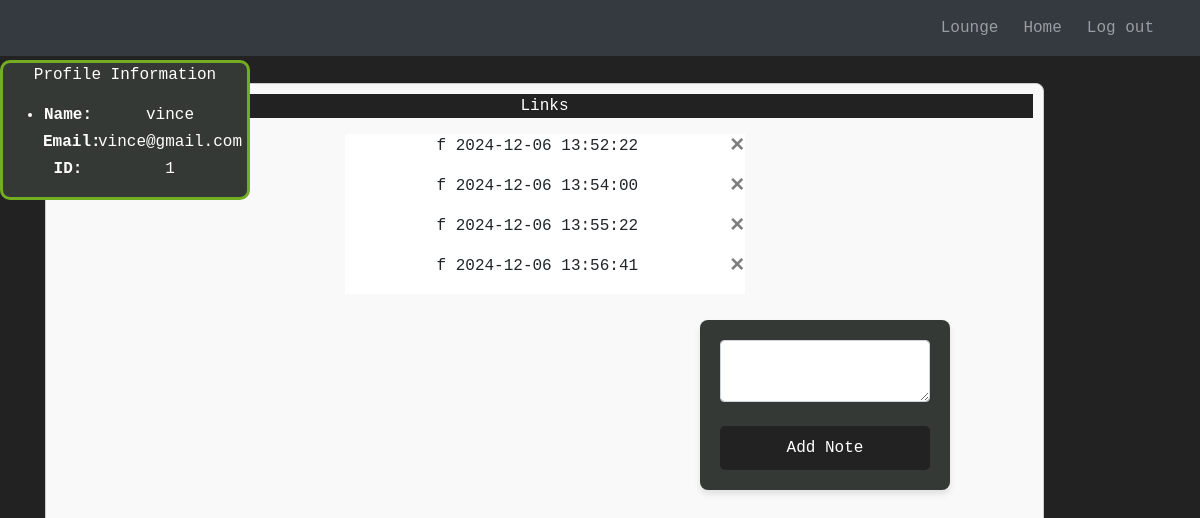
Screenshot of / (signed in) with the database file from the repository.
### website/models.py (models this page shows)
class Note(db.Model):
    id = db.Column(db.Integer, primary_key=True)
    data = db.Column(db.String(10000))
    date = db.Column(db.DateTime(timezone=True), default=func.now())
    user_id = db.Column(db.Integer, db.ForeignKey('user.id'))

class User(db.Model, UserMixin):
    id = db.Column(db.Integer, primary_key=True)
    email = db.Column(db.String(150), unique=True)
    password = db.Column(db.String(150))
    first_name = db.Column(db.String(150))
    notes = db.relationship('Note')
    chats = db.relationship('Chat')

### website/views.py (the view, shortened to what this page needs)
@views.route('/', methods=['GET', 'POST'])
@login_required
def home():
    return render_template("home.html", user=current_user)

### website/__init__.py (called while the page is built)
def create_app():
    app = Flask(__name__)
    app.config['SECRET_KEY'] = 'DSA Group 4'
    app.config['SQLALCHEMY_DATABASE_URI'] = f'sqlite:///{DB_NAME}'
    db.init_app(app)
    from .views import views
    from .auth import auth
    app.register_blueprint(views, url_prefix='/')
    app.register_blueprint(auth, url_prefix='/')
    from .models import User, Note
    with app.app_context():
        db.create_all()
    login_manager = LoginManager()
    login_manager.login_view = 'auth.login'
    login_manager.init_app(app)
    @login_manager.user_loader
    def load_user(id):
        return User.query.get(int(id))
    return app

### website/templates/home.html (shortened to what this page needs)
{% extends "base.html" %}
{% block content %}
<div align="center" class="input-block">
  <p class="links">Links</p>
  <ul class="data-list" id="notes">
    {% for note in user.notes %}
    <li class="data-list">
      {{ note.data }}
      {{ note.date }}
      <button type="button" class="close" onClick="deleteNote({{ note.id }})">
        <span aria-hidden="true">&times;</span>
      </button>
    </li>
    {% endfor %}
  </ul>
</div>
<div align="center" class="link-container">
  <div class="profile">
    <p align="center" class="profile-title">Profile Information</p>
    <ul align="center" class="list-group list-group-flush" id="users">
      <li class="profile-table">
        <div class="profile-row">
          <div class="profile-label">Name:</div>
          <div class="profile-data">{{ user.first_name }}</div>
        </div>
        <div class="profile-row">
          <div class="profile-label">Email:</div>
          <div class="profile-data">{{ user.email }}</div>
        </div>
        <div class="profile-row">
          <div class="profile-label">ID:</div>
          <div class="profile-data">{{ user.id }}</div>
        </div>
      </li>
    </ul>
  </div>
</div>
<div class="button-block">
  <form method="POST">
    <textarea name="note" id="note" class="form-control" required></textarea>
    <br />
    <div align="center">
      <button type="submit" class="btn btn-primary">Add Note</button>
    </div>
  </form>
</div>
{% endblock %}

### website/templates/base.html (shortened to what this page needs)
<!DOCTYPE html>
<html>
  <head>
    <link
      rel="stylesheet"
      href="https://stackpath.bootstrapcdn.com/bootstrap/4.4.1/css/bootstrap.min.css"
    />
    <link
      rel="stylesheet"
      href="https://stackpath.bootstrapcdn.com/font-awesome/4.7.0/css/font-awesome.min.css"
    />
    <link rel="stylesheet" href="static/sign_up.css">
    <link rel="stylesheet" href="static/home.css">
    <link rel="stylesheet" href="static/admin-dashboard.css">
    <link rel="stylesheet" href="static/lounge.css">
  </head>
  <body>
    <nav class="navbar navbar-dark bg-dark fixed-top">
      <div class="container-fluid">
        <div class="navbar-nav ml-auto d-flex flex-row">
          {% if user.is_authenticated %}
          <a class="nav-item nav-link" id="lounge" href="/lounge">Lounge</a>
          <a class="nav-item nav-link" id="home" href="/">Home</a>
          <a class="nav-item nav-link" id="logout" href="/logout">Log out</a>
          {% else %}
          <a class="nav-item nav-link" id="login" href="/login">Login</a>
          <a class="nav-item nav-link" id="signUp" href="/sign-up">Sign Up</a>
          <a class="nav-item nav-link" id="admin" href="/admin-login">Admin</a>
          {% endif %}
        </div>
      </div>
    </nav>
    <div class="container">{% block content %} {% endblock %}</div>
  </body>
</html>

### website/static/sign_up.css (style rules this page uses)
body { font-family: monospace, monospace; background-color: #222222; margin: 0; padding: 0; display: flex; justify-content: center; align-items: center; height: 100vh; }
form { background-color: #353935; padding: 20px; border-radius: 8px; box-shadow: 0 4px 6px rgba(0, 0, 0, 0.1); width: 100%; max-width: 400px; margin: auto; }
button[type="submit"] { width: 100%; padding: 10px; background-color: #222222; color: #ffffff; border: none; border-radius: 5px; font-size: 16px; cursor: pointer; transition: background-color 0.3s; }
.navbar { justify-content: flex-start; padding-left: 10px; }
.nav-item { margin-right: 15px; margin-left: 10px; }
body { padding-top: 56px; }
.navbar-nav { align-items: center; }
.profile-table { color: #ffffff; margin-left: 40px; }
.profile-data { color: #ffffff; margin: auto; }
.profile { position: fixed; left: 10px; bottom: 20px; width: 300px; border: 3px solid #222222; border-radius:10px; background-color: #353935; }
.profile-title { color: #ffffff; }

### website/static/home.css (style rules this page uses)
.links { color: #ffffff; background-color: #222222; }
.profile { position: fixed; top: 60px; left: 0; width: 250px; height:140px; border: 3px solid #73AD21; }
.profile-row { display: flex; margin-bottom: 3px; }
.profile-label { font-weight: bold; width: 50px; }
.data-list { background-color: white; width:400px; height:40px; }
.button-block { position: fixed; top: 320px; right: 250px; width: 250px; height:140px; }
.link-container { position: fixed; }
.data-list { list-style: none; }

### website/static/lounge.css (style rules this page uses)
.input-block { margin-top: 60px; width: 90%; height: 750px; overflow-y: auto; border: 1px solid #ccc; padding: 10px; background-color: #f9f9f9; border-radius: 8px; }
.data-list { list-style-type: none; padding: 0; margin: 0; }

### rows the page displays
Note: data "f", date "2024-12-06 13:52:22"
Note: data "f", date "2024-12-06 13:54:00"
Note: data "f", date "2024-12-06 13:55:22"
Note: data "f", date "2024-12-06 13:56:41"
User: first_name "vince", email "vince@gmail.com", id "1"
